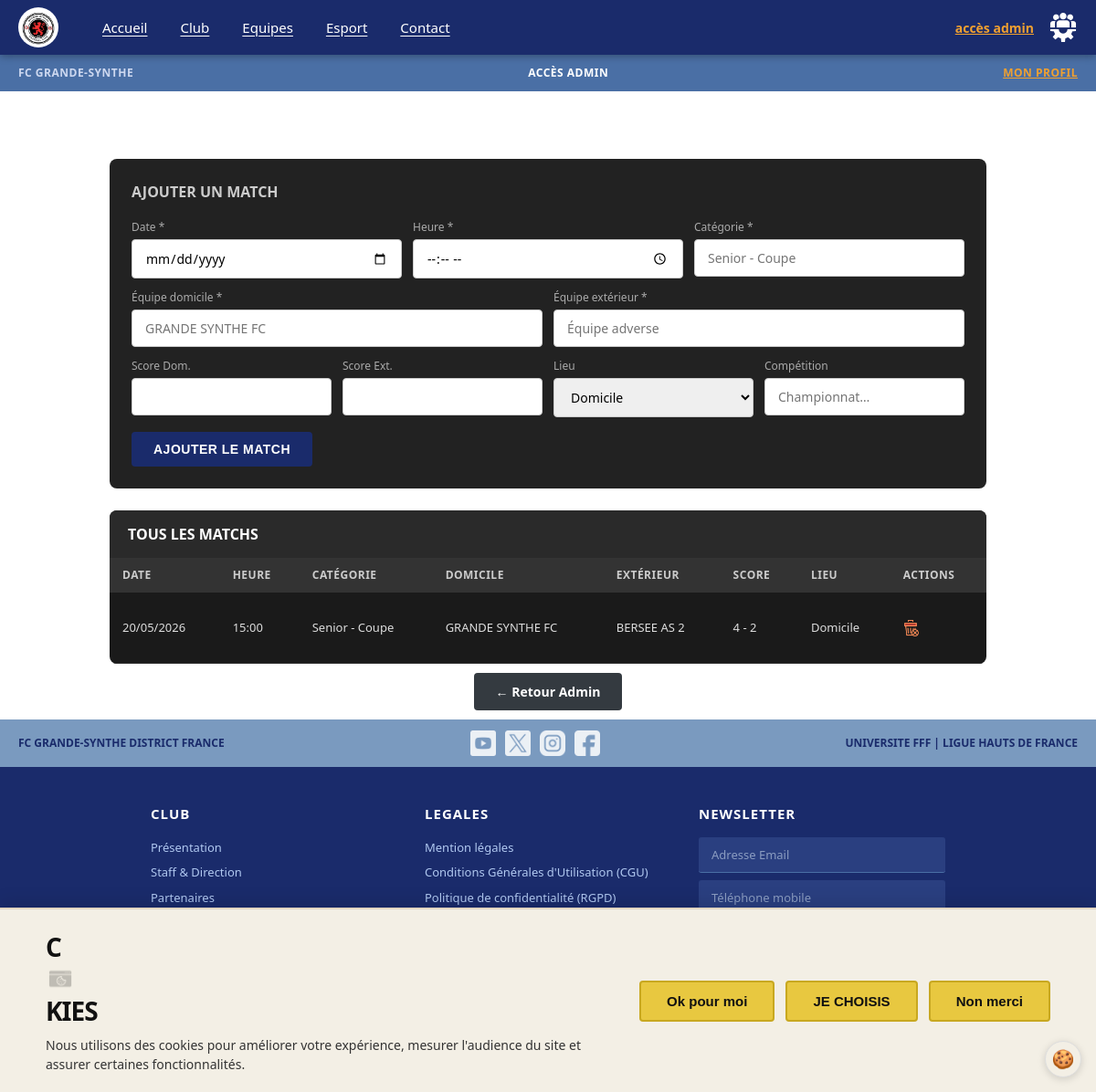
Screenshot of /admin/matchs.php (signed in) with the database file from the repository.
### tables this page shows
CREATE TABLE IF NOT EXISTS matchs (
    id INT UNSIGNED AUTO_INCREMENT PRIMARY KEY,
    date_match DATE NOT NULL,
    heure TIME NOT NULL,
    categorie VARCHAR(100) NOT NULL,
    equipe_domicile VARCHAR(150) NOT NULL,
    equipe_exterieur VARCHAR(150) NOT NULL,
    score_domicile INT DEFAULT NULL,
    score_exterieur INT DEFAULT NULL,
    lieu ENUM('Domicile','Exterieur','Neutre') DEFAULT 'Domicile',
    competition VARCHAR(100) DEFAULT NULL,
    created_at DATETIME DEFAULT CURRENT_TIMESTAMP
);

### config/database.php (called while the page is built)
<?php
class Database {
    private static ?PDO $instance = null;
    public static function getConnection(): PDO {
        if (self::$instance === null) {
            $dsn = 'mysql:host=' . DB_HOST . ';dbname=' . DB_NAME . ';charset=' . DB_CHARSET;
            $options = [
                PDO::ATTR_ERRMODE            => PDO::ERRMODE_EXCEPTION,
                PDO::ATTR_DEFAULT_FETCH_MODE => PDO::FETCH_ASSOC,
                PDO::ATTR_EMULATE_PREPARES   => false,
            ];
            try {
                self::$instance = new PDO($dsn, DB_USER, DB_PASS, $options);
            } catch (PDOException $e) {
                die('Erreur de connexion à la base de données : ' . $e->getMessage());
            }
        }
        return self::$instance;
    }
}
function db(): PDO {
    return Database::getConnection();
}

### includes/functions.php (called while the page is built, shortened)
<?php
function h(mixed $value): string {
    return htmlspecialchars((string)$value, ENT_QUOTES | ENT_HTML5, 'UTF-8');
}

### admin/matchs.php (the view, shortened to what this page needs)
<?php
$matchs = db()->query('SELECT * FROM matchs ORDER BY date_match DESC, heure DESC')->fetchAll();
require_once __DIR__ . '/../partials/header.php';
?>
<div style="padding:20px;max-width:1000px;margin:0 auto;">
    <h1 style="color:white;text-align:center;font-size:20px;font-weight:800;text-transform:uppercase;letter-spacing:2px;margin-bottom:24px;">
    </h1>
    <div style="background:#222;border-radius:8px;padding:24px;margin-bottom:24px;">
        <h2 style="color:#ccc;font-size:16px;font-weight:700;text-transform:uppercase;margin-bottom:18px;">Ajouter un Match</h2>
        <form method="POST" novalidate>
            <div style="display:grid;grid-template-columns:repeat(3,1fr);gap:12px;margin-bottom:12px;">
                <div>
                    <label style="color:#aaa;font-size:12px;display:block;margin-bottom:4px;">Date *</label>
                    <input type="date" name="date_match" class="form-control" required>
                </div>
                <div>
                    <label style="color:#aaa;font-size:12px;display:block;margin-bottom:4px;">Heure *</label>
                    <input type="time" name="heure" class="form-control" required>
                </div>
                <div>
                    <label style="color:#aaa;font-size:12px;display:block;margin-bottom:4px;">Catégorie *</label>
                    <input type="text" name="categorie" class="form-control" placeholder="Senior - Coupe" required>
                </div>
            </div>
            <div style="display:grid;grid-template-columns:1fr 1fr;gap:12px;margin-bottom:12px;">
                <div>
                    <label style="color:#aaa;font-size:12px;display:block;margin-bottom:4px;">Équipe domicile *</label>
                    <input type="text" name="equipe_dom" class="form-control" placeholder="GRANDE SYNTHE FC" required>
                </div>
                <div>
                    <label style="color:#aaa;font-size:12px;display:block;margin-bottom:4px;">Équipe extérieur *</label>
                    <input type="text" name="equipe_ext" class="form-control" placeholder="Équipe adverse" required>
                </div>
            </div>
            <div style="display:grid;grid-template-columns:1fr 1fr 1fr 1fr;gap:12px;margin-bottom:16px;">
                <div>
                    <label style="color:#aaa;font-size:12px;display:block;margin-bottom:4px;">Score Dom.</label>
                    <input type="number" name="score_dom" class="form-control" min="0" max="99">
                </div>
                <div>
                    <label style="color:#aaa;font-size:12px;display:block;margin-bottom:4px;">Score Ext.</label>
                    <input type="number" name="score_ext" class="form-control" min="0" max="99">
                </div>
                <div>
                    <label style="color:#aaa;font-size:12px;display:block;margin-bottom:4px;">Lieu</label>
                    <select name="lieu" class="form-control">
                        <option value="Domicile">Domicile</option>
                    </select>
                </div>
                <div>
                    <label style="color:#aaa;font-size:12px;display:block;margin-bottom:4px;">Compétition</label>
                    <input type="text" name="competition" class="form-control" placeholder="Championnat…">
                </div>
            </div>
            <button type="submit" class="btn-primary">Ajouter le Match</button>
        </form>
    </div>
    <div style="background:#1a1a1a;border-radius:8px;overflow:hidden;">
        <div style="background:#2a2a2a;padding:14px 20px;">
            <h2 style="color:white;font-size:16px;font-weight:700;text-transform:uppercase;">Tous les Matchs</h2>
        </div>
        <div style="overflow-x:auto;">
            <table class="admin-table">
                <thead>
                    <tr>
                        <th>Date</th>
                        <th>Heure</th>
                        <th>Catégorie</th>
                        <th>Domicile</th>
                        <th>Extérieur</th>
                        <th>Score</th>
                        <th>Lieu</th>
                        <th>Actions</th>
                    </tr>
                </thead>
                <tbody>
                    <?php if (empty($matchs)): ?>
                        <tr><td colspan="8" style="text-align:center;color:#888;padding:20px;">Aucun match enregistré.</td></tr>
                    <?php else: ?>
                        <?php foreach ($matchs as $m): ?>
                            <tr>
                                <td><?= h(date('d/m/Y', strtotime($m['date_match']))) ?></td>
                                <td><?= h(substr($m['heure'],0,5)) ?></td>
                                <td><?= h($m['categorie']) ?></td>
                                <td><?= h($m['equipe_domicile']) ?></td>
                                <td><?= h($m['equipe_exterieur']) ?></td>
                                <td>
                                    <?php if ($m['score_domicile'] !== null): ?>
                                        <?= h($m['score_domicile']) ?> - <?= h($m['score_exterieur']) ?>
                                    <?php else: ?>
                                        <span style="color:#888;">—</span>
                                    <?php endif; ?>
                                </td>
                                <td><?= h($m['lieu']) ?></td>
                                <td>
                                    <a
                                        href="?delete=<?= h($m['id']) ?>"
                                        onclick="return confirm('Supprimer ce match ?')"
                                        class="btn-icon delete"
                                        aria-label="Supprimer"
                                    >
                                        <img src="<?= ASSETS_URL ?>/images/icons/delete.png" alt="Supprimer">
                                    </a>
                                </td>
                            </tr>
                        <?php endforeach; ?>
                    <?php endif; ?>
                </tbody>
            </table>
        </div>
    </div>
    <div style="text-align:center;margin-top:20px;">
        <a href="<?= SITE_URL ?>/admin-acces" class="btn-secondary" style="text-decoration:none;">← Retour Admin</a>
    </div>
</div>
<?php require_once __DIR__ . '/../partials/footer.php'; ?>

### assets/css/style.css (style rules this page uses)
*, *::before, *::after { box-sizing: border-box; margin: 0; padding: 0; }
:root { --bleu-fc: #1a2b6b; --bleu-dark: #0f1a45; --bleu-med: #1e3a8a; --rouge-fc: #8B1A1A; --rouge-vif: #c0392b; --rouge-esport: #8B1A1A; --orange: #e67e22; --beige: #f5e6d3; --rose-pale: #f5d5d5; --rose-clair: #fce8e8; --gris-clair: #f3f3f3; --gris: #6c757d; --gris-dark: #343a40; --blanc: #ffffff; --noir: #111111; --vert: #2ecc71; --footer-bg: #1a2b6b; --nav-height: 60px; --breadcrumb-height: 40px; }
html { scroll-behavior: smooth; }
body { font-family: 'Segoe UI', Arial, sans-serif; font-size: 14px; color: var(--noir); background: var(--blanc); line-height: 1.5; }
a { text-decoration: none; color: inherit; }
img { max-width: 100%; height: auto; display: block; }
button { cursor: pointer; }
input, textarea, select { font-family: inherit; }
.form-control { width: 100%; border: 1px solid #ccc; border-radius: 4px; padding: 10px 14px; font-size: 14px; transition: border-color 0.2s; }
.btn-primary { background: var(--bleu-fc); color: white; border: none; border-radius: 4px; padding: 11px 24px; font-size: 14px; font-weight: 700; letter-spacing: 0.5px; cursor: pointer; transition: background 0.2s; text-transform: uppercase; }
.btn-secondary { background: var(--gris-dark); color: white; border: none; border-radius: 4px; padding: 11px 24px; font-size: 14px; font-weight: 600; cursor: pointer; transition: background 0.2s; }
.admin-table { width: 100%; border-collapse: collapse; }
.admin-table th { background: #333; color: #ccc; padding: 10px 14px; font-size: 12px; text-transform: uppercase; letter-spacing: 0.5px; text-align: left; }
.admin-table td { padding: 10px 14px; font-size: 13px; color: #ddd; border-bottom: 1px solid #333; }
.btn-icon { background: none; border: none; cursor: pointer; padding: 4px; }
.btn-icon img { height: 18px; filter: invert(1); }
.btn-icon.delete img { filter: invert(1) sepia(1) saturate(5) hue-rotate(320deg); }

### rows the page displays
matchs: date_match "20/05/2026", heure "15:00", categorie "Senior - Coupe", equipe_domicile "GRANDE SYNTHE FC", equipe_exterieur "BERSEE AS 2", score_domicile "4", score_exterieur "2", lieu "Domicile"

### other values shown
$breadcrumbCenter "ACCÈS ADMIN"
